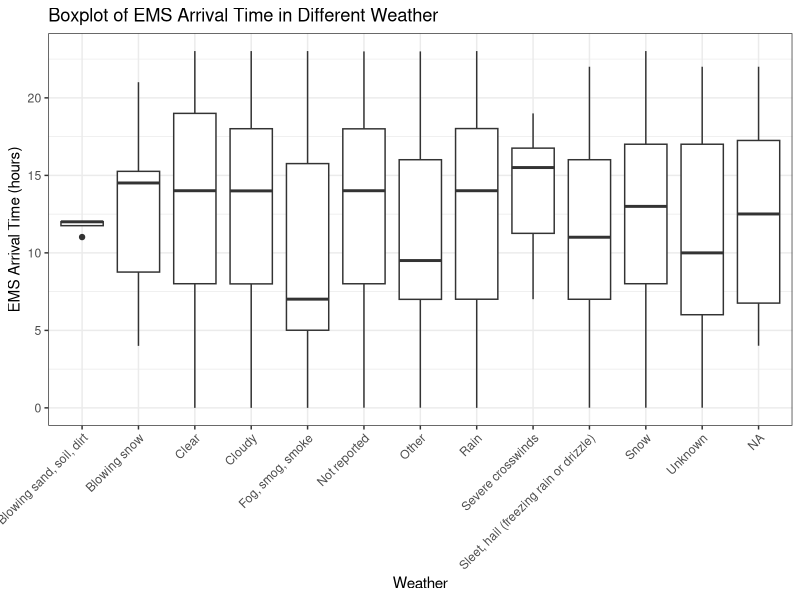

Generate this figure with R:
library(ggplot2)
ac_data <- read.csv("Accident Dataset (Cleaned).csv")
ggplot(data = ac_data) + geom_boxplot(aes(x = Weather, y = EMS_Arrival_Time)) + 
  labs(y = 'EMS Arrival Time (hours)', title = 'Boxplot of EMS Arrival Time in Different Weather') +
  theme_bw() +
  theme(axis.text.x = element_text(angle = 45, hjust = 1))